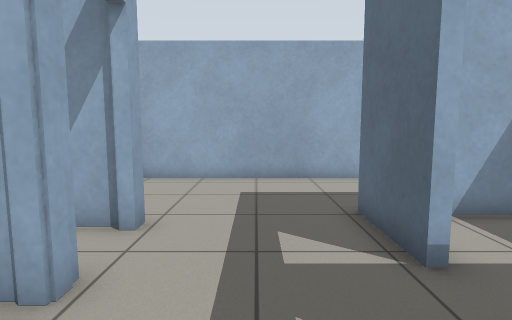
view 1 (above)

23 first-person views from a walk through a world built for the Gazebo simulator. The camera is 0.94 m above the floor, tilts 6° down and sees 80° across. The floor is counted in squares, 0.5 m on a side. Each view is taken from the middle of a square. On the plan, view 1 faces up. The plan holds only what a view shows up to about 16 squares ahead; the rest is blank.

view 2
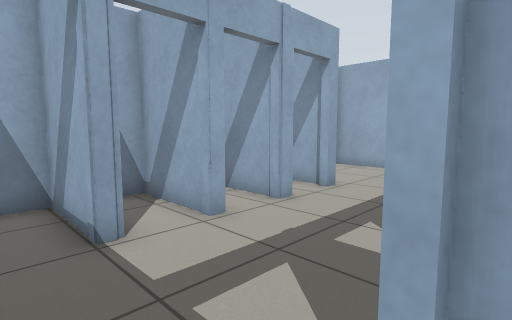

view 3
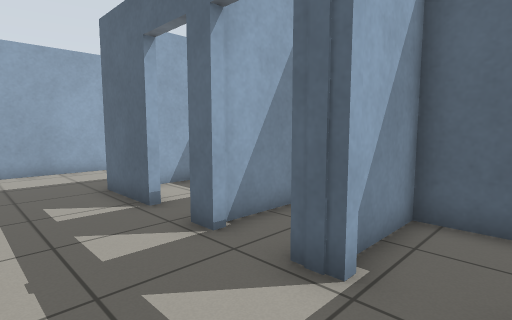

view 4
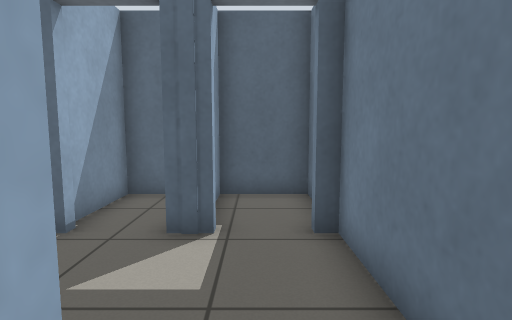

view 5
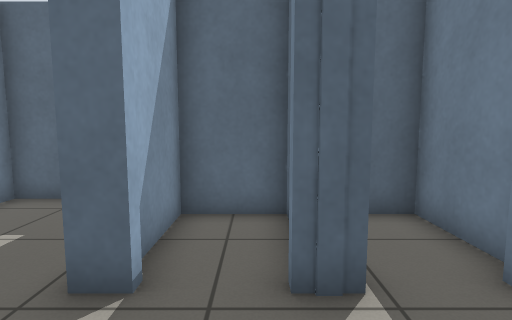

view 6
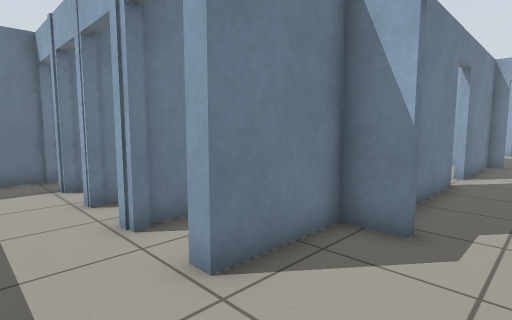

view 7
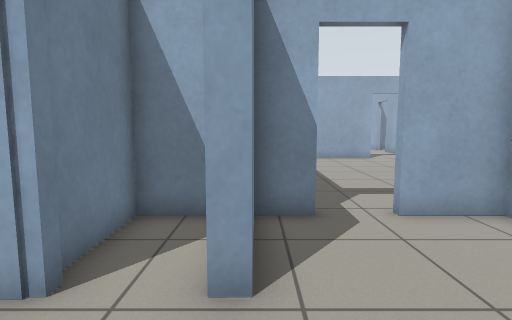

view 8
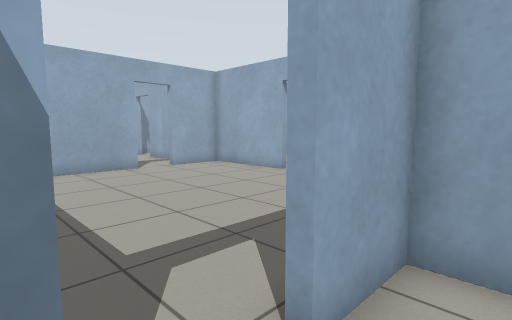

view 9
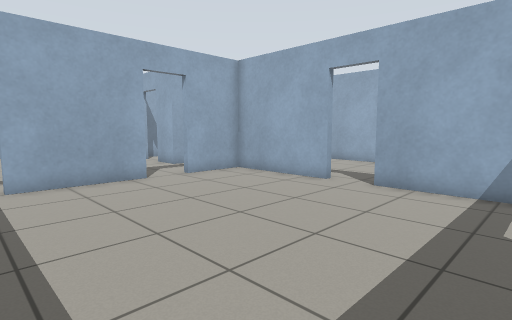

view 10
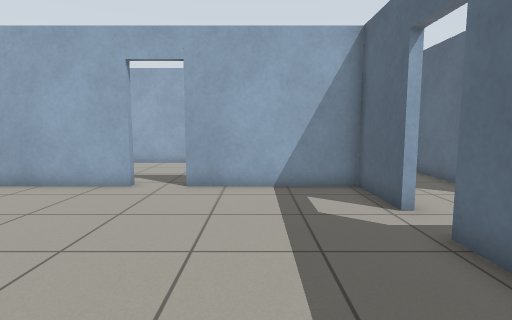

view 11
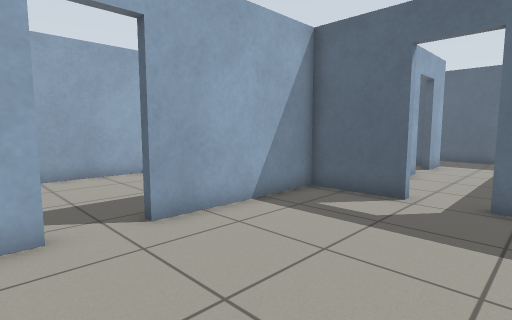

view 12
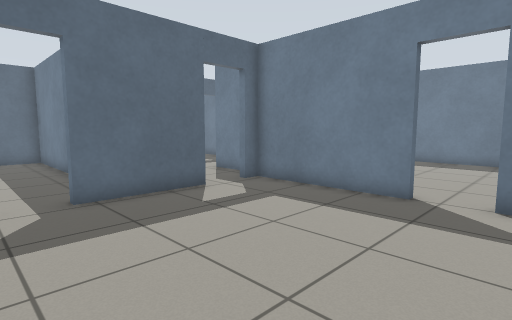

view 13
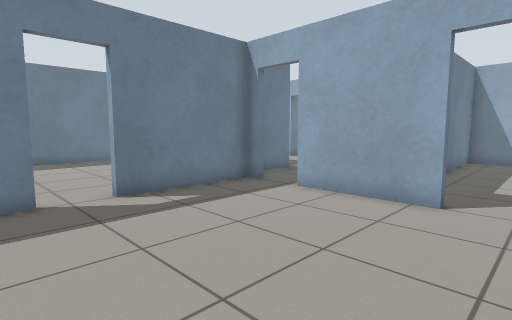

view 14
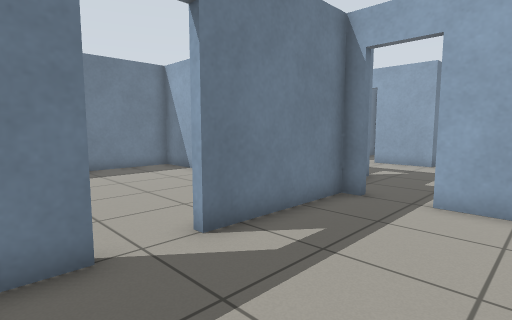

view 15
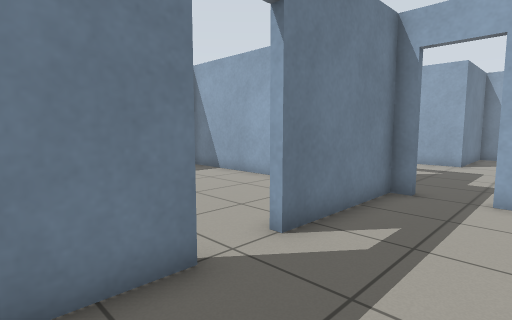

view 16
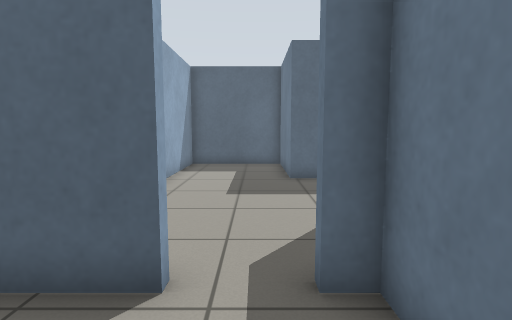

view 17
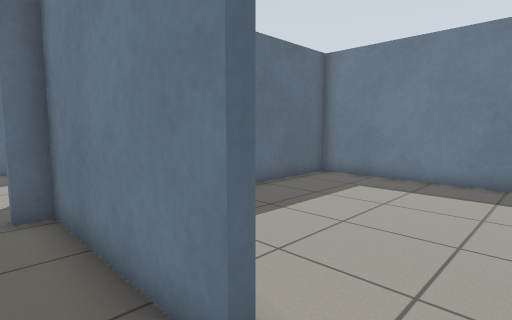

view 18
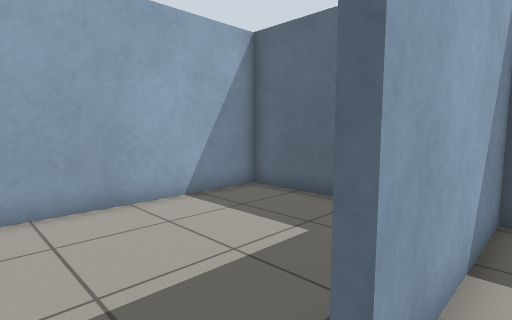

view 19
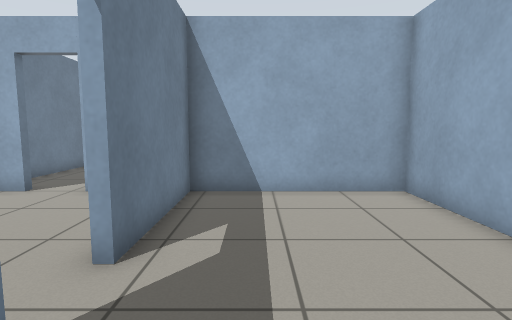

view 20
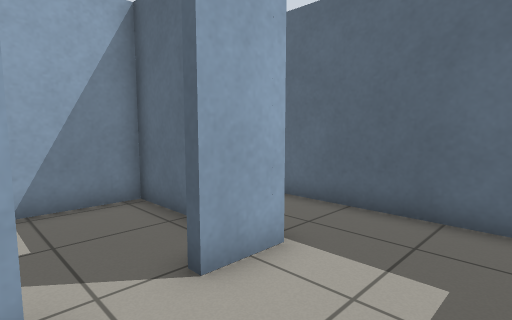

view 21
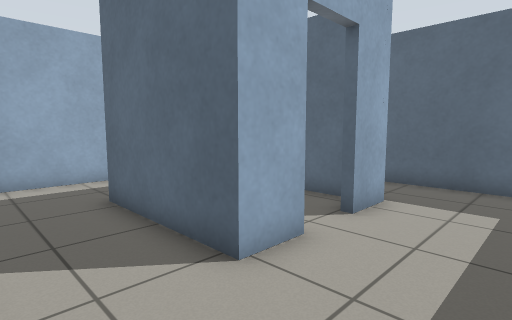

view 22
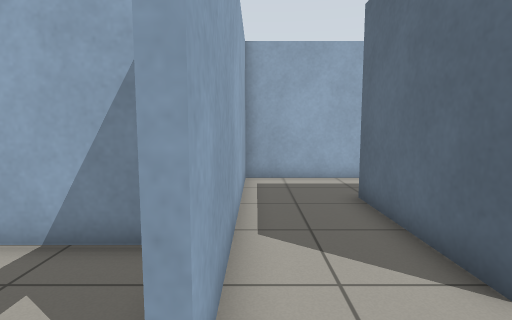

view 23
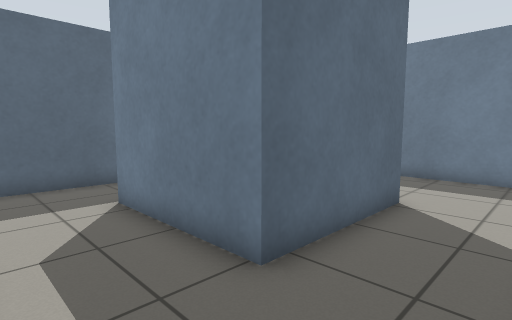

### Floor plan
Points are (right, up) in squares from view 1. A wall is a line through its corners. A room is listed if a view was taken in it or the views show most of it. See-through windows are left out.
Room 1 (views 1, 3, 5, 6, 7, 8)
walls: (2.3, 3.9) (2.3, 6.6) (6.2, 6.6); (-2.2, 3.7) (-2.2, 3.1); (2.3, 1.4) (2.3, 2.2); (-2.2, 1.2) (-2.2, 0.9); (-5.4, 7.4) (-5.4, 6) (-2.2, 6) (-2.2, 5.5); (7, 6.6) (7, 11.3) (-5.4, 11.3) (-5.4, 9); (-2.2, -1) (-2.2, -1.5); (2.3, -1.4) (2.3, -0.4); (-2.2, -3.5) (2.3, -3.5) (2.3, -3)
ways out: open door at (2.3, -2.3) to room 2; open door at (-2, -1.5) to room 3; open door at (-5.7, 8.3) to room 4; open door at (2.3, 3.3) to room 10; open door at (-2, 3.5) to room 11; open door at (2.5, 0.5) to room 12
Room 2 (view 2)
walls: (3, -3.5) (5.7, -3.5) (5.7, -1) (2.5, -1)
ways out: open door at (2.3, -2.3) to room 1
Room 3 (view 4)
walls: (-2.2, -1.5) (-5.4, -1.5) (-5.4, -2.4)
ways out: open door at (-2, -1.5) to room 1
Room 4 (views 9, 10, 11, 12, 13, 14, 15, 16, 17, 18)
walls: (-13, 17.7) (-17.9, 17.7) (-17.9, 14.9); (-17.9, 13.2) (-17.9, 8.9); (-11.4, 6.6) (-5.7, 6.6); (-5.7, 14.7) (-5.7, 17.7) (-11.3, 17.7); (-5.7, 9) (-5.7, 13); (-17.9, 6.6) (-13, 6.6)
ways out: open door at (-5.7, 8.3) to room 1; open door at (-12.5, 18) to room 5; open door at (-12.3, 6.3) to room 8; open door at (-18, 8.5); open door at (-18, 14)
Room 5 (view 19)
walls: (-14.1, 24.4) (-17.9, 24.4) (-17.9, 18) (-13, 18); (-5.7, 21.2) (-5.7, 24.4) (-12.5, 24.4)
ways out: open door at (-12.5, 18) to room 4
Room 6 (views 20, 21, 22)
walls: (-0.6, 16.1) (-2.2, 16.1); (2.9, 16.1) (1.1, 16.1); (-4, 11.6) (5.7, 11.6) (5.7, 15.5)
ways out: opening at (-3.7, 15) to room 7; opening at (4, 15.7) to room 7; open door at (-5.7, 13.7) to room 7; open door at (0.5, 16) to room 9
Room 7 (view 23)
walls: (-1, 24.4) (-5.4, 24.4) (-5.4, 14.7); (-2.2, 16.1) (-2.2, 21.1) (2.9, 21.1); (5.7, 15.5) (5.7, 23.2)
ways out: opening at (-3.7, 15) to room 6; opening at (4, 15.7) to room 6; open door at (-5.7, 13.7) to room 6
Room 8 (no view inside)
walls: (-17.9, 1.9) (-17.9, -3.5) (-5.7, -3.5) (-5.7, 0.7)
ways out: open door at (-12.3, 6.3) to room 4
Room 9 (no view inside)
walls: (2.5, 16.8) (2.5, 20.8) (-0.3, 20.8)
ways out: open door at (0.5, 16) to room 6
Room 10 (no view inside)
walls: (7, 5.1) (7, 6.4) (3.9, 6.4)
ways out: open door at (2.3, 3.3) to room 1
Room 11 (no view inside)
walls: (-5.4, 5) (-5.4, 3.4) (-2.6, 3.4); (-2.5, 5.7) (-3.9, 5.7); (-2.2, 5.5) (-2.6, 5.5); (-2.6, 3.7) (-2.2, 3.7)
ways out: open door at (-2, 3.5) to room 1
Room 12 (no view inside)
walls: (5, -0.7) (5.7, -0.7) (5.7, 1.6) (2.8, 1.6)
ways out: open door at (2.5, 0.5) to room 1
Room 13 (no view inside)
walls: (-2.8, -1) (-2.2, -1); (-2.2, 0.9) (-5.4, 0.9) (-5.4, 0.1)

Positions as (right, up) in squares from view 1, and headings:
1: (0, 0), facing up
2: (3, -3), facing up-left
3: (-1, -3), facing up-right
4: (-3, -2), facing right
5: (-1, 0), facing right
6: (0, 9), facing down-left
7: (1, 6), facing left
8: (-4, 7), facing up-left
9: (-7, 8), facing up-left
10: (-9, 8), facing up
11: (-14, 12), facing up-right
12: (-14, 15), facing down-right
13: (-10, 15), facing down-left
14: (-10, 11), facing down-left
15: (-9, 10), facing down-left
16: (-9, 8), facing right
17: (-13, 8), facing down-right
18: (-13, 17), facing up-right
19: (-9, 20), facing left
20: (-1, 13), facing up-right
21: (-5, 13), facing up-right
22: (-5, 13), facing up
23: (-5, 24), facing down-right
